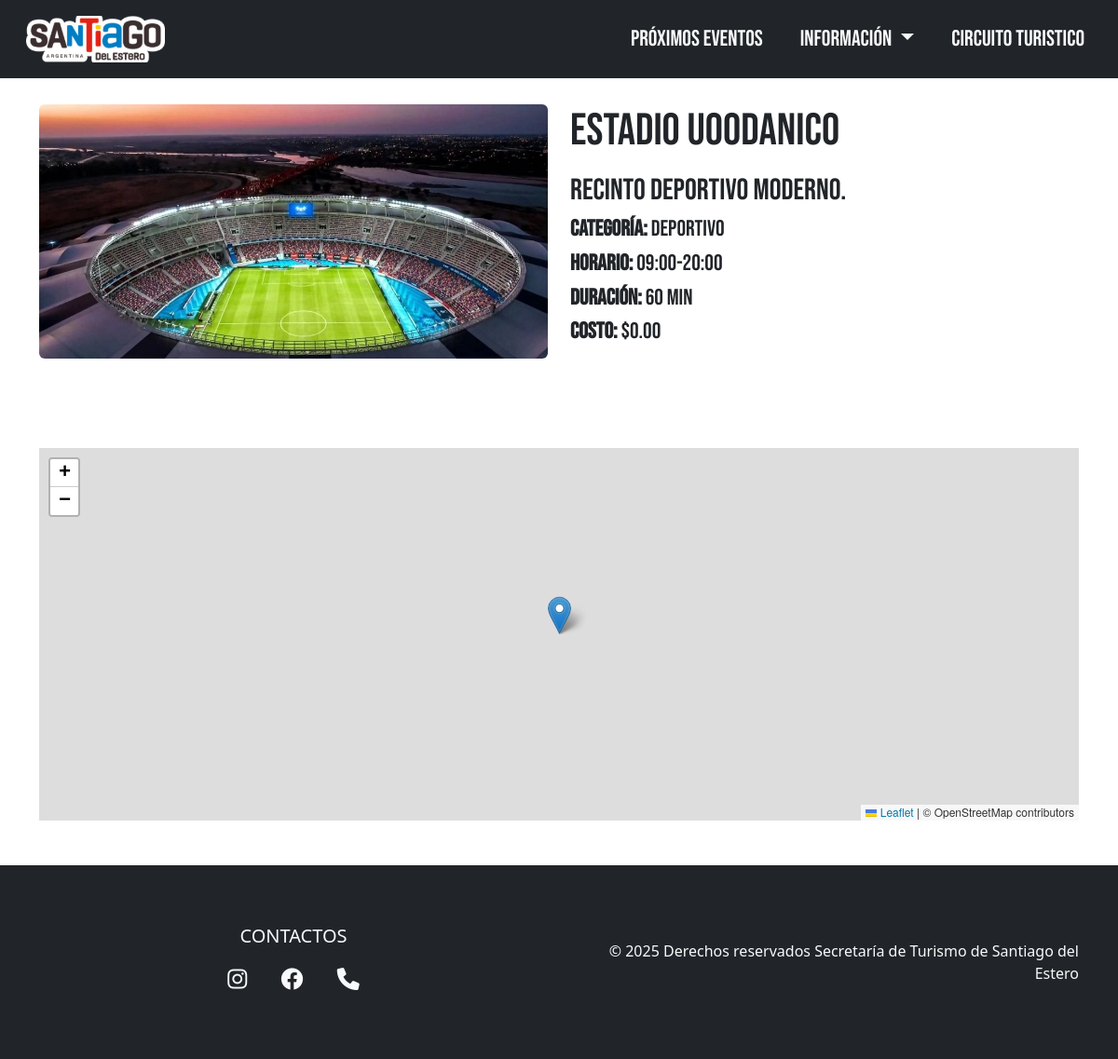
The page /destino.php?id=1 on the database as committed earlier.
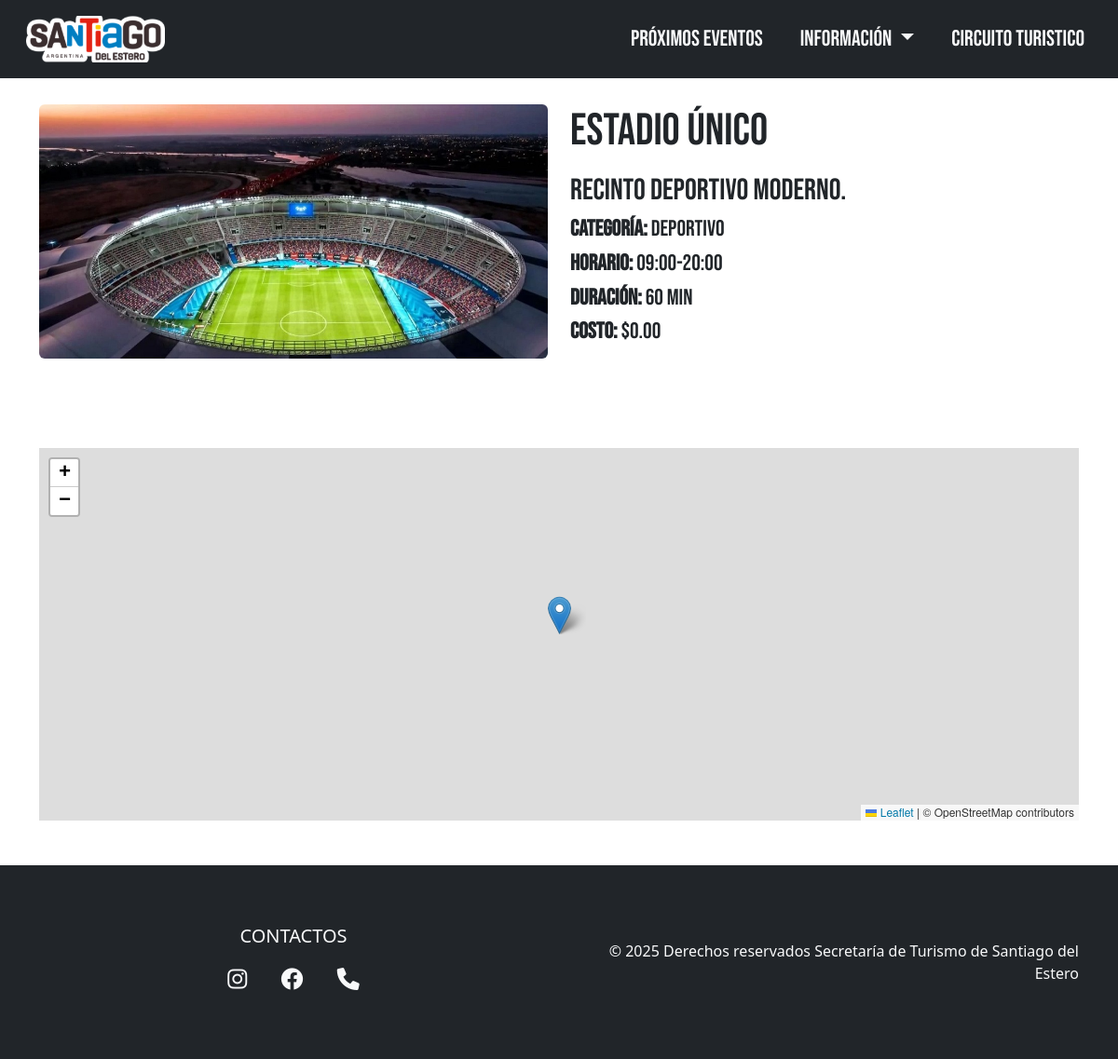
The same page on the database as committed later.
### tables this page shows
CREATE TABLE destinos (
    id INT AUTO_INCREMENT PRIMARY KEY,
    nombre VARCHAR(255) NOT NULL,
    descripcion TEXT,
    horario VARCHAR(100),
    costo DECIMAL(10,2),
    duracion INT,
    duracion_texto VARCHAR(50),
    costo_texto VARCHAR(100),
    accesibilidad VARCHAR(50),
    imagen VARCHAR(255),
    enlace VARCHAR(255),
    latitud DECIMAL(10,6),
    longitud DECIMAL(10,6),
    categoria VARCHAR(100)
);

### lib/helpers.php (called while the page is built, shortened)
<?php
function resolveImagePath(string $path): string
{
    $trimmed = ltrim($path, './');
    $relative = (substr($trimmed, 0, 4) === 'img/') ? $trimmed : 'img/' . $trimmed;
    $fullPath = dirname(__DIR__) . '/' . $relative;
    return './' . $relative;
}

### destino.php (the view, shortened to what this page needs)
<?php
require_once __DIR__ . '/db.php';
require_once __DIR__ . '/lib/helpers.php';
$id = $_GET['id'] ?? 0;
$stmt = $pdo->prepare('SELECT * FROM destinos WHERE id = ?');
$stmt->execute([$id]);
$dest = $stmt->fetch();
?>
<!DOCTYPE html>
<html lang="es">
<head>
  <link rel="stylesheet" href="https://unpkg.com/leaflet@1.9.4/dist/leaflet.css" />
</head>
<body class="bg-body bebas-neue-regular">
  <header class="pb-3">
  </header>
  <main class="container pt-5 mt-5 mb-5">
    <div class="row mb-5 pb-5">
      <div class="col-md-6">
        <img src="<?= resolveImagePath($dest['imagen']) ?>" class="img-fluid rounded" alt="<?= htmlspecialchars($dest['nombre']) ?>">
      </div>
      <div class="col-md-6">
        <h1 class="mb-3" style="font-size:3em;"><?= htmlspecialchars($dest['nombre']) ?></h1>
        <h2><?= htmlspecialchars($dest['descripcion']) ?></h2>
        <h4><strong>Categoría:</strong> <?= htmlspecialchars($dest['categoria']) ?></h4>
        <h4><strong>Horario:</strong> <?= htmlspecialchars($dest['horario']) ?></h4>
        <h4><strong>Duración:</strong> <?= (int)$dest['duracion'] ?> min</h4>
        <h4><strong>Costo:</strong> $<?= number_format($dest['costo'], 2) ?></h4>
      </div>
    </div>
    <div id="map" style="height:400px"></div>
  </main>
</body>
</html>

Rows that differ between the two databases and show on the page:
changed destinos "Recinto deportivo moderno.": nombre "Estadio u00danico" → "Estadio Único"
